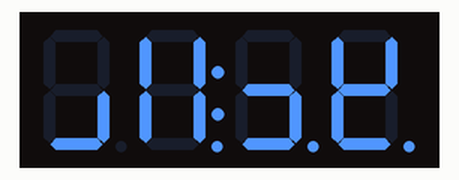
Bench run of a sketch on a simulated Arduino Uno, built with avr-gcc and run on an emulated ATmega328P. Parts: 4-digit seven-segment display. Wiring (inferred from the names in the program): HT16K33 LED driver at I2C address 0x70.

Above: at 0.6 s.
At 4.7 s:
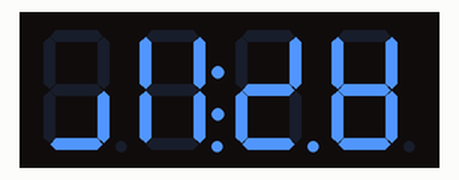
At 7.7 s:
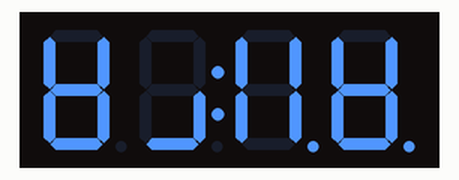
At 15.9 s:
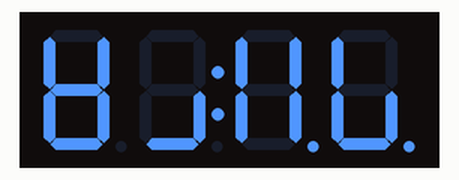
At 22.4 s:
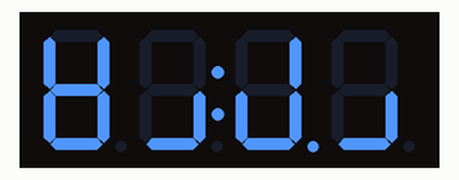
At 30.6 s:
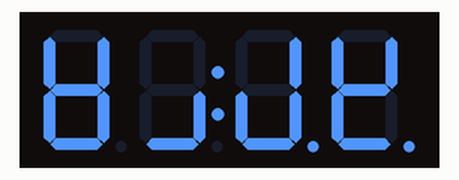

Measured:
- what the display in image 0 shows lasts 1.0 s, from 0.5 s to 1.5 s
- what the display in image 1 shows lasts 1.7 s, from 4.6 s to 6.3 s
- what the display in image 3 shows lasts 1.7 s, from 15.8 s to 17.5 s

The sketch:

HT16K33_7seg_6dig.ino
```cpp
// test routine for HT16K33 dot LED driver
// for 6dig cursor common LED OSL60362-LR
// made by Vaphio @ Sept.26, 2026
#include <Wire.h>

const uint8_t HT16K33_addr=0x70;
const uint8_t HT16K33_init[4] = {0x21, 0x81, 0xA0, 0xEA1};
const uint8_t digit_code[16] = {0x7E, 0x0C, 0xB6, 0x9E, 0xCC, 0xDA, 0xFA, 0x0E, 0xFE, 0xDE, 0xEE, 0xF8, 0x72, 0xBC, 0xF2, 0xE2};
const int ndig = 6;

uint8_t dram[16];

void setup() {
  Wire.begin();
  for (uint8_t cmd : HT16K33_init) {
    sendCmd(cmd);
  }
  clearAll();
  delay(10);
  Serial.begin(9600);
  setNdig(123456L);
  delay(200);
//  Serial.println("Start");
}

void loop() {
  long base = 123456;
  for (int i=0; i<50; i++) {
    base++;
    setNdig(base);
    delay(100);
  }
  delay(1000);
  clearAll();
  for (int i=0; i<256; i++) {
    base++;
    setHex(base, 2);
    delay(100);
  }
  delay(1000);
  clearAll();
  delay(1000);
}

void sendCmd(uint8_t cmd) {
  Wire.beginTransmission(HT16K33_addr);
  Wire.write(cmd);
  Wire.endTransmission();
}

void sendBlockCmd(uint8_t* data) {
  int size = sizeof(data) / sizeof(data[0]);
  Wire.beginTransmission(HT16K33_addr);
  for (int i=0; i<size; i++) {
    Wire.write(data[i]);
  }
  Wire.endTransmission();
  delay(10);
}

void setLED(int dig) {
  Wire.beginTransmission(HT16K33_addr);
  Wire.write(0x00);
  for (int i=0; i<dig; i++) {
    Wire.write(dram[i]);
  }
  Wire.endTransmission();
}

void setNdig(long num) {
  int digit;
  for (int i=0; i<ndig; i++) {
    digit = num % 10;
    num = num / 10;
    setNum(ndig-1-i, digit);
  }
}

void setNum(int dig, int num) {
  int period = 0;
  Wire.beginTransmission(HT16K33_addr);
  Wire.write(dig*2);
  Wire.write(digit_code[num] | period);
  Wire.endTransmission();
}

void setHex(long num, int cl) {
  int dig[ndig];
  for (int i=0; i<ndig; i++) {
    dig[ndig-i-1] = num %16;
    num = num / 16;
  }
  for (int i=0; i<ndig; i++) {
    setNum(i, dig[i]);
  }
}

void setDram(uint8_t data) {
  for (int i=0; i<16; i++) {
    dram[i] = data;
  }
}

void clearAll() {
  Wire.beginTransmission(HT16K33_addr);
  Wire.write(0x00);
  for (int i=0; i<16; i++) {
    Wire.write(0x00);
  }
  Wire.endTransmission();
}
```
